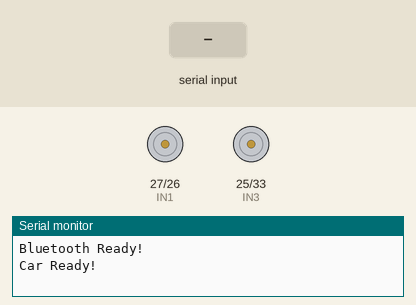
The sketch below on a simulated ESP32. On the bench: motor-driver pin pairs drawn as motors (green arrow = first pin HIGH = forward, orange = second pin HIGH = backward, longer = more drive, scaled by the enable pin), the last lines printed to the serial monitor. The inputs (shaded band) are chosen by the test bench. Nothing arrives over Bluetooth unless stated.

Above: at 1.2 s.
1.3 s: "F" received over the second serial link
At 2.1 s:
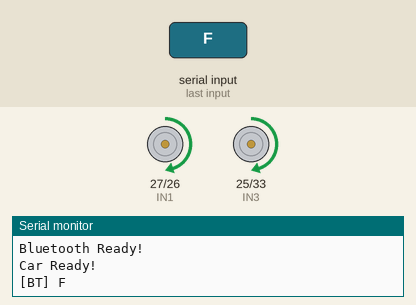
3.8 s: "B" received over the second serial link
At 4.1 s:
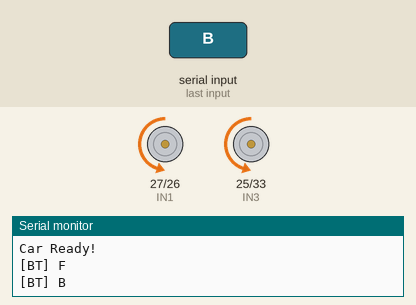
6.3 s: "L" received over the second serial link
At 7.1 s:
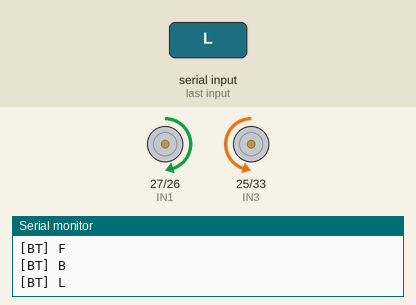
8.8 s: "R" received over the second serial link
At 9.1 s:
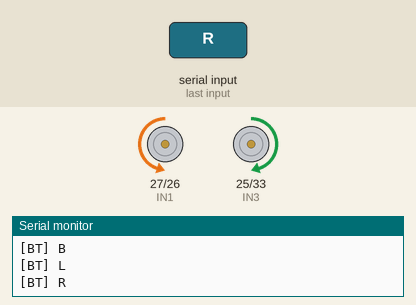
Timing chart, 0 to 11.8 s (numbered marks = the images above; inputs shaded):
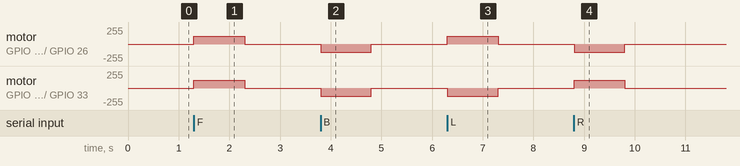

The sketch:

receiver.ino
```cpp
#include <esp_now.h>
#include <WiFi.h>
#include "BluetoothSerial.h"

BluetoothSerial SerialBT;

// Motor Pins
const int IN1 = 27, IN2 = 26;
const int IN3 = 25, IN4 = 33;
const int ENA = 14, ENB = 32;

const int FREQ       = 1000;
const int RESOLUTION = 8;
const int SPEED      = 120;

typedef struct {
  char command;
} CarCommand;

CarCommand data;

unsigned long lastReceiveTime  = 0;
unsigned long lastBTTime       = 0;
const int TIMEOUT_MS           = 1000;
const int BT_PRIORITY_MS       = 500;  // BT holds priority for 500ms after last BT command

// Tracks which source is active
bool btActive = false;

void onReceive(const esp_now_recv_info_t *info, const uint8_t *inData, int len) {
  // If BT was used recently, ignore ESP-NOW
  if (btActive) return;

  memcpy(&data, inData, sizeof(data));
  lastReceiveTime = millis();

  Serial.print("[ESP-NOW] "); Serial.println(data.command);
  executeCommand(data.command);
}

void executeCommand(char command) {
  switch (command) {
    case 'F': moveForward();  break;
    case 'B': moveBackward(); break;
    case 'L': turnLeft();     break;
    case 'R': turnRight();    break;
    case 'S': stopCar();      break;
  }
}

void setup() {
  Serial.begin(115200);

  pinMode(IN1, OUTPUT); pinMode(IN2, OUTPUT);
  pinMode(IN3, OUTPUT); pinMode(IN4, OUTPUT);

  ledcAttach(ENA, FREQ, RESOLUTION);
  ledcAttach(ENB, FREQ, RESOLUTION);
  ledcWrite(ENA, SPEED);
  ledcWrite(ENB, SPEED);

  stopCar();

  SerialBT.begin("ESP32_Car_Pro");
  Serial.println("Bluetooth Ready!");

  WiFi.mode(WIFI_STA);
  esp_now_init();
  esp_now_register_recv_cb(onReceive);

  Serial.println("Car Ready!");
}

void loop() {
  // ── Update BT priority window ──
  if (millis() - lastBTTime > BT_PRIORITY_MS) {
    btActive = false;  // BT priority expired, ESP-NOW can take over
  }

  // ── Bluetooth Commands ──
  if (SerialBT.available()) {
    char command = SerialBT.read();

    // Ignore noise — only valid commands
    if (command == 'F' || command == 'B' ||
        command == 'L' || command == 'R' || command == 'S') {

      btActive      = true;
      lastBTTime    = millis();
      lastReceiveTime = millis();  // Reset timeout

      Serial.print("[BT] "); Serial.println(command);
      executeCommand(command);
    }
  }

  // ── Safety Timeout ──
  if (millis() - lastReceiveTime > TIMEOUT_MS) {
    stopCar();
  }
}

// ─── Motor Functions ────────────────────────────────────────────
void moveForward() {
  digitalWrite(IN1, HIGH); digitalWrite(IN2, LOW);
  digitalWrite(IN3, HIGH); digitalWrite(IN4, LOW);
}
void moveBackward() {
  digitalWrite(IN1, LOW);  digitalWrite(IN2, HIGH);
  digitalWrite(IN3, LOW);  digitalWrite(IN4, HIGH);
}
void turnLeft() {
  digitalWrite(IN1, HIGH); digitalWrite(IN2, LOW);
  digitalWrite(IN3, LOW);  digitalWrite(IN4, HIGH);
}
void turnRight() {
  digitalWrite(IN1, LOW);  digitalWrite(IN2, HIGH);
  digitalWrite(IN3, HIGH); digitalWrite(IN4, LOW);
}
void stopCar() {
  digitalWrite(IN1, LOW); digitalWrite(IN2, LOW);
  digitalWrite(IN3, LOW); digitalWrite(IN4, LOW);
}
```

Measured:
- after the input at 1.3 s, motor on GPIO 27 (IN1) / GPIO 26 (IN2), motor on GPIO 25 (IN3) / GPIO 33 (IN4): stopped → forward 120/255 at once, → stopped 1.0 s later
- after the input at 3.8 s, motor on GPIO 27 (IN1) / GPIO 26 (IN2), motor on GPIO 25 (IN3) / GPIO 33 (IN4): stopped → backward 120/255 at once, → stopped 1.0 s later
- after the input at 6.3 s, motor on GPIO 27 (IN1) / GPIO 26 (IN2): stopped → forward 120/255 at once, → stopped 1.0 s later; motor on GPIO 25 (IN3) / GPIO 33 (IN4): stopped → backward 120/255 at once, → stopped 1.0 s later
- after the input at 8.8 s, motor on GPIO 27 (IN1) / GPIO 26 (IN2): stopped → backward 120/255 at once, → stopped 1.0 s later; motor on GPIO 25 (IN3) / GPIO 33 (IN4): stopped → forward 120/255 at once, → stopped 1.0 s later
